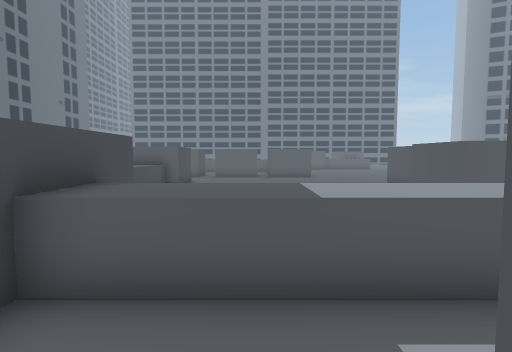
view 1 (above)

24 first-person views from a walk through a 3-D level made in the Unity game engine. The camera is 1.4 m above the floor, tilts 4° down and sees 80° across. The floor is counted in squares, 1 m on a side. Each view is taken from the middle of a square. On the plan, view 1 faces up. The plan holds only what a view shows up to about 14 squares ahead; the rest is blank. The place goes on beyond the plan. The player is left out. Some animated figures are not drawn. Door leaves are left out, so doorways stand open. Some surface patterns are stand-ins.

view 2
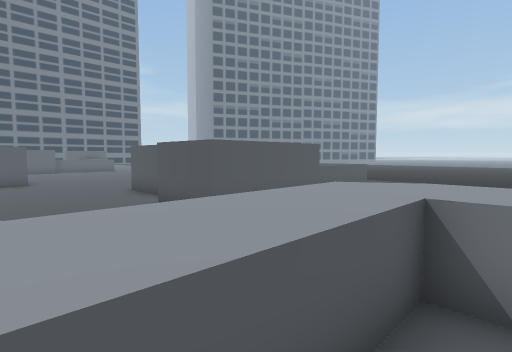

view 3
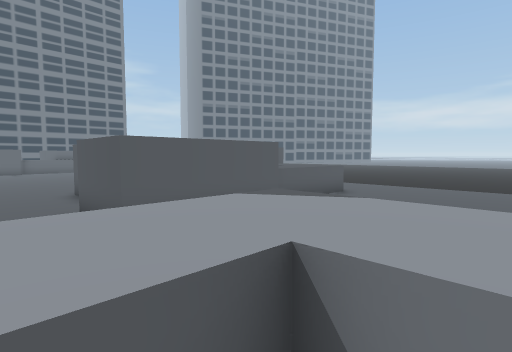

view 4
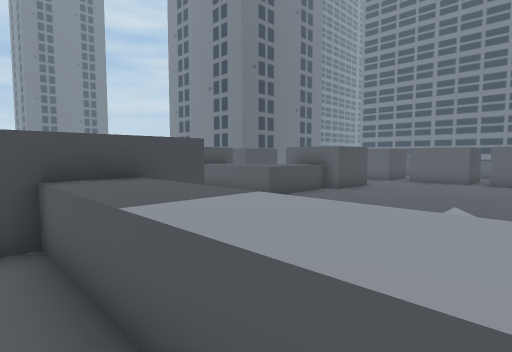

view 5
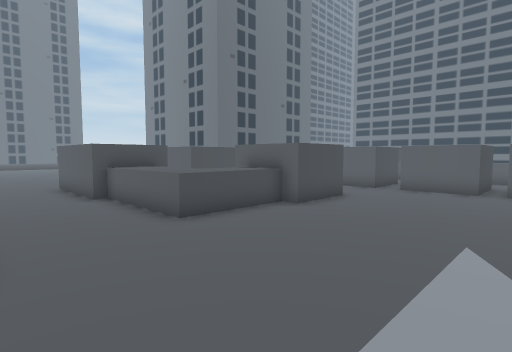

view 6
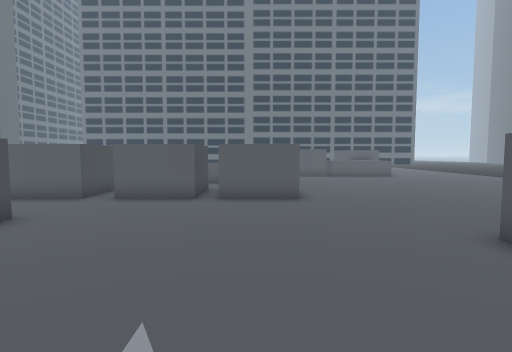

view 7
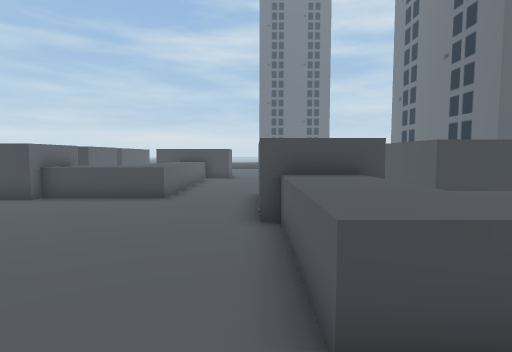

view 8
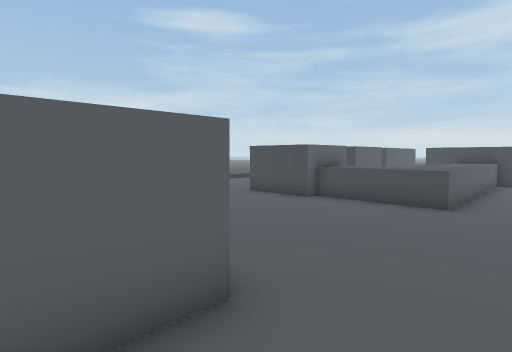

view 9
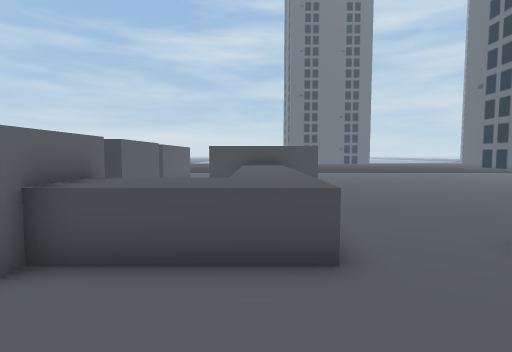

view 10
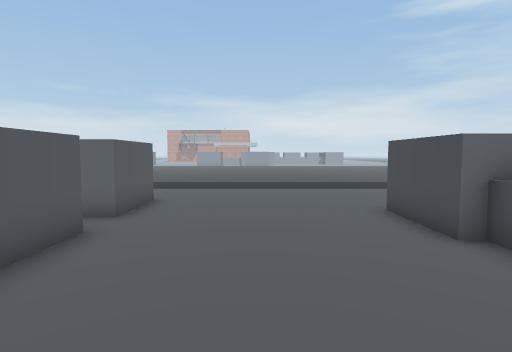

view 11
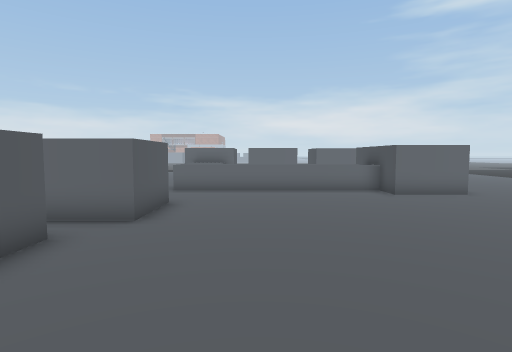

view 12
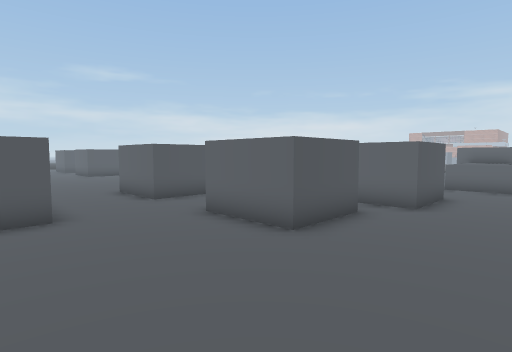

view 13
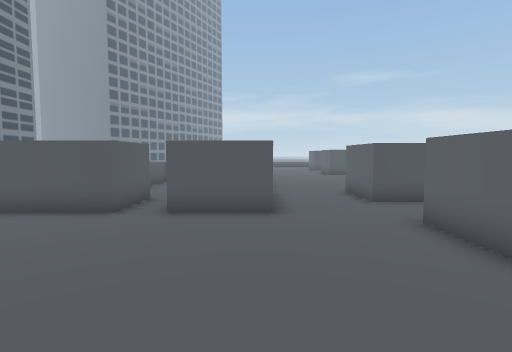

view 14
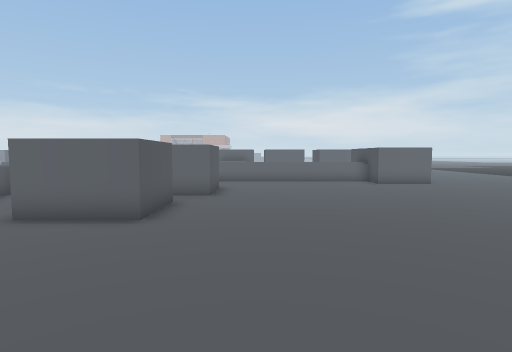

view 15
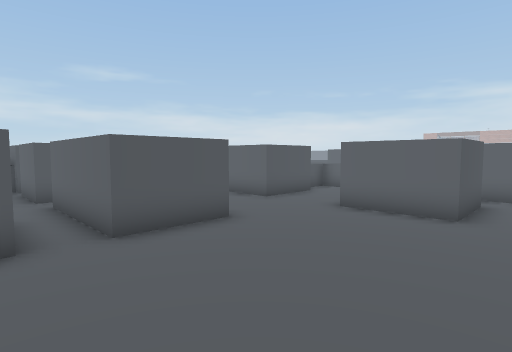

view 16
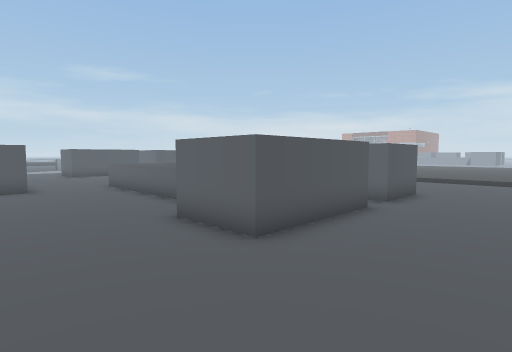

view 17
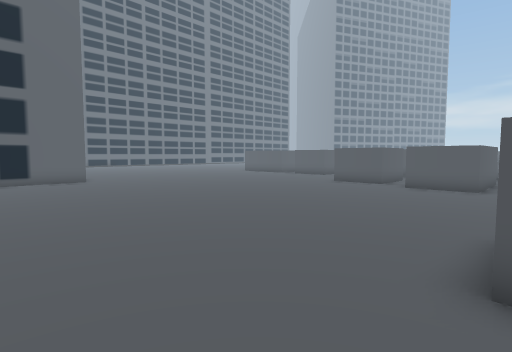

view 18
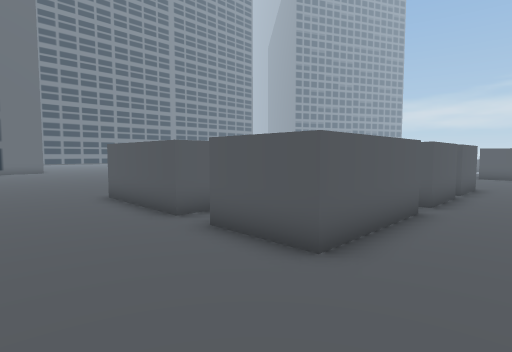

view 19
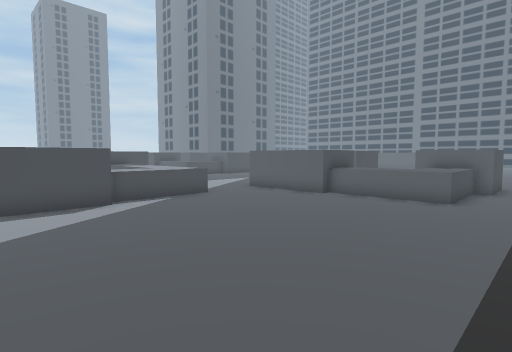

view 20
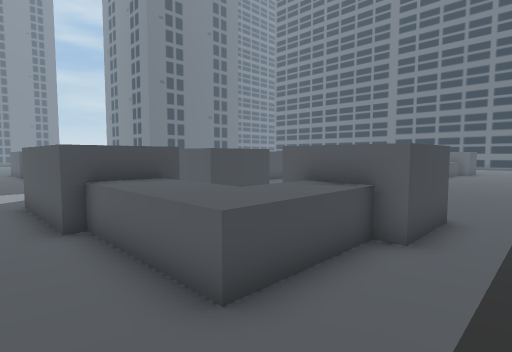

view 21
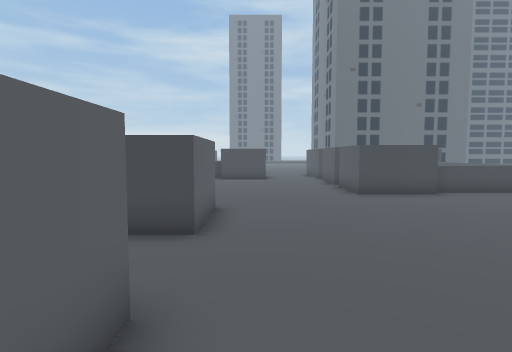

view 22
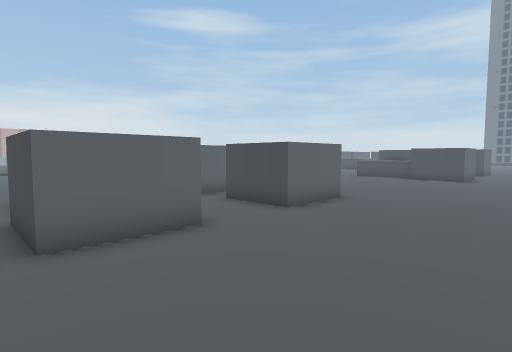

view 23
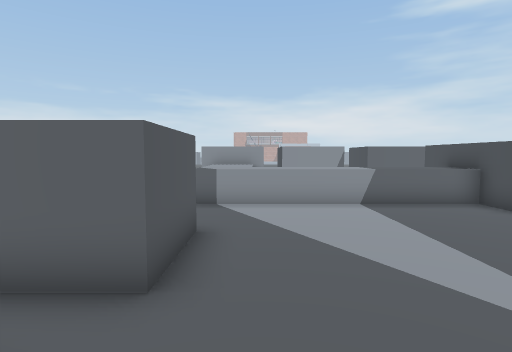

view 24
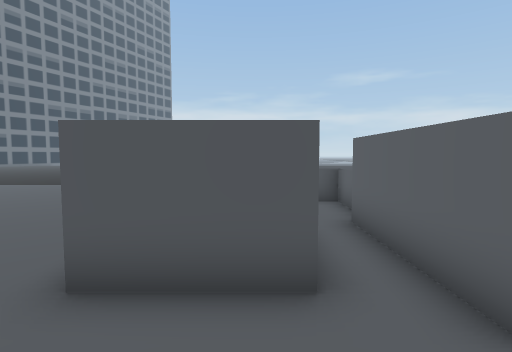

### Floor plan
Key: @ floor where view 1 was taken; # wall or solid block; . main floor; : floor 0.25 m higher than the main floor; ^ raised ledge.
Columns run from 26 left of view 1 to 16 right of it. Each row starts with its distance up from view 1.
 23   ...        . ...^^^^...   ^^...........
 22  .....      . ............. ^^............:
 21  ......      ......^^^^.^^^^^^............:
 20  .......  ........^   ^.  ^^ ^............:
 19  .................^ ^^^.^^^^^^............
 18  .........................................
 17  .........................................
 16  .........................................
 15  ..............^^^..^^^...................
 14  ..............^ ^..^ ^.........^^^...^^^.
 13 ...............^^^ .^^^.........^  ^..  ^.
 12 ................   ..^^.........^^^^. ^^^.:
 11 ..............^^  ^^^^^.............. ^^^.:
 10 ..............^   ^^^^^........^^^^^..^^..:
  9 ..............^^^^#............^   ^^^^^..:
  8 ...............................^^^^^^^^^..:
  7 ....###...................................:
  6 ....###^^^^^^^^.......^^..................:
  5 ....###^^^^^^^^......^  #.................:
  4 ....###      ^^......^  ^^^^^^^^^.........:
  3 ....###      ^^......^  ^^^^^^^^^.........:
  2 ....^^^^ ^^^^^^......#  #.....^^^.........:
  1 ....^         ^........        ^^.........:
  0 ....^^^^^^^^^^^......^^^^^@^^^###.........:
 -1 .....................^   ^   ^  ^.........
 -2  ....................^          ^........
 -3 .......       ........              ....  :

Positions as (right, up) in squares from view 1, and headings:
1: (0, 0), facing up
2: (1, 2), facing up-right
3: (3, 2), facing up-right
4: (3, 2), facing up-left
5: (2, 6), facing up-left
6: (2, 9), facing up
7: (-2, 9), facing left
8: (-3, 8), facing down-left
9: (-8, 5), facing left
10: (-8, 7), facing down
11: (-15, 18), facing down
12: (-15, 20), facing down-right
13: (-15, 19), facing right
14: (-14, 22), facing down
15: (-13, 23), facing down-right
16: (-26, 11), facing down-right
17: (-26, 7), facing up-right
18: (-26, -3), facing up-right
19: (16, -3), facing up-left
20: (16, 6), facing up-left
21: (14, 15), facing left
22: (15, 19), facing down-left
23: (4, 13), facing down
24: (3, 12), facing right
